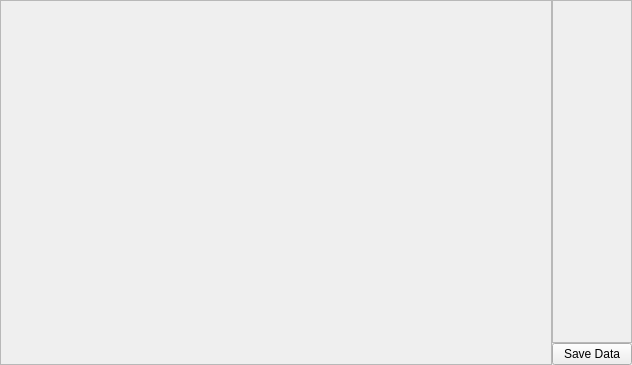
<?xml version="1.0" encoding="UTF-8"?>
<ui version="4.0">
 <class>Form</class>
 <widget class="QWidget" name="Form">
  <property name="geometry">
   <rect>
    <x>0</x>
    <y>0</y>
    <width>632</width>
    <height>365</height>
   </rect>
  </property>
  <property name="windowTitle">
   <string>Form</string>
  </property>
  <layout class="QGridLayout" name="gridLayout" columnstretch="7,1">
   <property name="margin">
    <number>0</number>
   </property>
   <property name="spacing">
    <number>0</number>
   </property>
   <item row="0" column="0" rowspan="2">
    <widget class="QFrame" name="frame">
     <property name="frameShape">
      <enum>QFrame::StyledPanel</enum>
     </property>
     <property name="frameShadow">
      <enum>QFrame::Raised</enum>
     </property>
     <layout class="QVBoxLayout" name="plot_area">
      <property name="spacing">
       <number>0</number>
      </property>
      <property name="margin">
       <number>0</number>
      </property>
     </layout>
    </widget>
   </item>
   <item row="0" column="1">
    <widget class="QScrollArea" name="scrollArea">
     <property name="widgetResizable">
      <bool>true</bool>
     </property>
     <widget class="QWidget" name="scrollAreaWidgetContents">
      <property name="geometry">
       <rect>
        <x>0</x>
        <y>0</y>
        <width>83</width>
        <height>336</height>
       </rect>
      </property>
      <layout class="QVBoxLayout" name="ControlsLayout">
       <property name="spacing">
        <number>2</number>
       </property>
       <property name="margin">
        <number>0</number>
       </property>
      </layout>
     </widget>
    </widget>
   </item>
   <item row="1" column="1">
    <widget class="QPushButton" name="pushButton">
     <property name="text">
      <string>Save Data</string>
     </property>
    </widget>
   </item>
  </layout>
 </widget>
 <resources/>
 <connections>
  <connection>
   <sender>pushButton</sender>
   <signal>clicked()</signal>
   <receiver>Form</receiver>
   <slot>saveData()</slot>
   <hints>
    <hint type="sourcelabel">
     <x>592</x>
     <y>349</y>
    </hint>
    <hint type="destinationlabel">
     <x>643</x>
     <y>350</y>
    </hint>
   </hints>
  </connection>
 </connections>
 <slots>
  <slot>saveData()</slot>
 </slots>
</ui>
